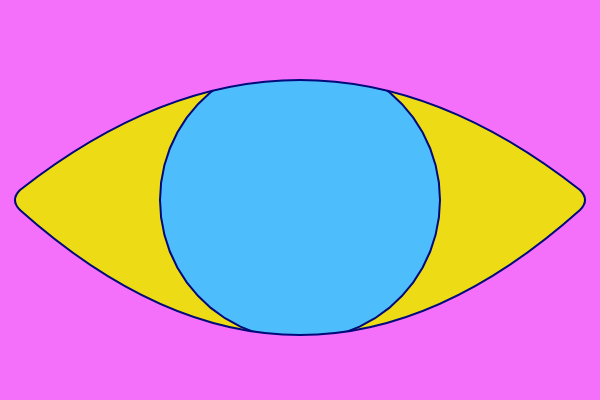
Frame 1 (no input)
Frame 60 (no input): identical to frame 1, image omitted
Frame 120 (the mouse pressed at the canvas centre since frame 60): identical to frame 1, image omitted

The p5.js sketch that drew this single still picture (run headless with seeded random() and noise() and a simulated clock; from frame 60 on, the mouse is pressed at the canvas centre):

// p5.js sketch
// ── sketch.js
let pink, green, darkBlue, lightBlue, yellow
let h, w, h2
let cloudArray = []
let eyes

function setup() {
  createCanvas(600, 400);
  
  h = height
  w = width
  pink = color(245, 112, 250)
  green = color(93, 212, 38)
  darkBlue = color(0, 10, 122)
  lightBlue = color(78, 189, 252)
  yellow = color(237, 219, 21)

  stroke(darkBlue)
  strokeWeight(2)
  strokeCap(ROUND)
  
  for (let i = 0; i < 3; i++) {
     const y = random(0.2, 0.8)
      const x = random(-0.6, 0)
    cloudArray.push(new Cloud(x, y))
  }

  eyes = new Eye(20, w - 20, 50)
  
}

function draw() {
  background(lightBlue);
  
  cloudArray.forEach(cloud => {
    cloud.update()
    cloud.draw()
  })
  
  stroke(darkBlue)
  eyes.draw()
  
}


class Eye {
  constructor (l,r,outlineH) {

    this.l = l
    this.r = r
    this.outlineH = outlineH
    this.s = 50
    this.ratio = 360 / this.s
    this.pupilDiam = 0.35
  }

  
  drawOutline() {
    fill(pink)
    beginShape()
      vertex(-1, h+1);
      vertex(w+1, h+1);
      vertex(w+1, -1);
      vertex(-1,-1);
        beginContour()
          vertex(this.l, h/2 + 10)
          quadraticVertex(10, h * 0.5, this.l, h / 2 - 10)
          quadraticVertex(w/2, -this.outlineH * 0.6, this.r, h/2 - 10)
          quadraticVertex(w - 10, h/2, this.r, h / 2 + 10)
          quadraticVertex(w/2, h + this.outlineH * 1.2, this.l, h/2+10)
        endContour()
      endShape()
  }
  
  drawPupil() {
    fill(yellow)
    beginShape()
      vertex(0, h);
      vertex(w, h);
      vertex(w, 0);
      vertex(0, 0);
      beginContour()
        for(let i = 0; i < this.s; i++) {
          const x = cos(radians(i * this.ratio)) * h*this.pupilDiam;
          const y = sin(radians(i * this.ratio)) * h*this.pupilDiam;
          vertex(x+w*0.5, y+h*0.5);
        }
      endContour()
    endShape()
  }
  
  draw() {
    this.drawPupil()
    this.drawOutline()
  }
  
}


class Cloud {
  constructor(x,y) {
    this.x = x
    this.y = y
  }
  
  
  draw() {
  fill(255, 253, 237)
  noStroke()
  push()
    translate(w*this.x,h*this.y)
    beginShape()
      vertex(-40,6)
      quadraticVertex(-140, 4, -40, -6)
      quadraticVertex(-28, -28, -10, -22)
      quadraticVertex(0, -50, 18, -42)
      quadraticVertex(48, -80, 100, -42)
      quadraticVertex(140, -40, 132, -18)
      quadraticVertex(268, 2, 118, 6)
    endShape()
  pop()
  }
  
   update() {
    if (frameCount % 2 === 0) {
      if (this.x < 1) {
        this.x += 0.002
      } else {
        this.y = random(0.2, 0.8)
        this.x = random(-1, 0)
      }
    }
  }
}
